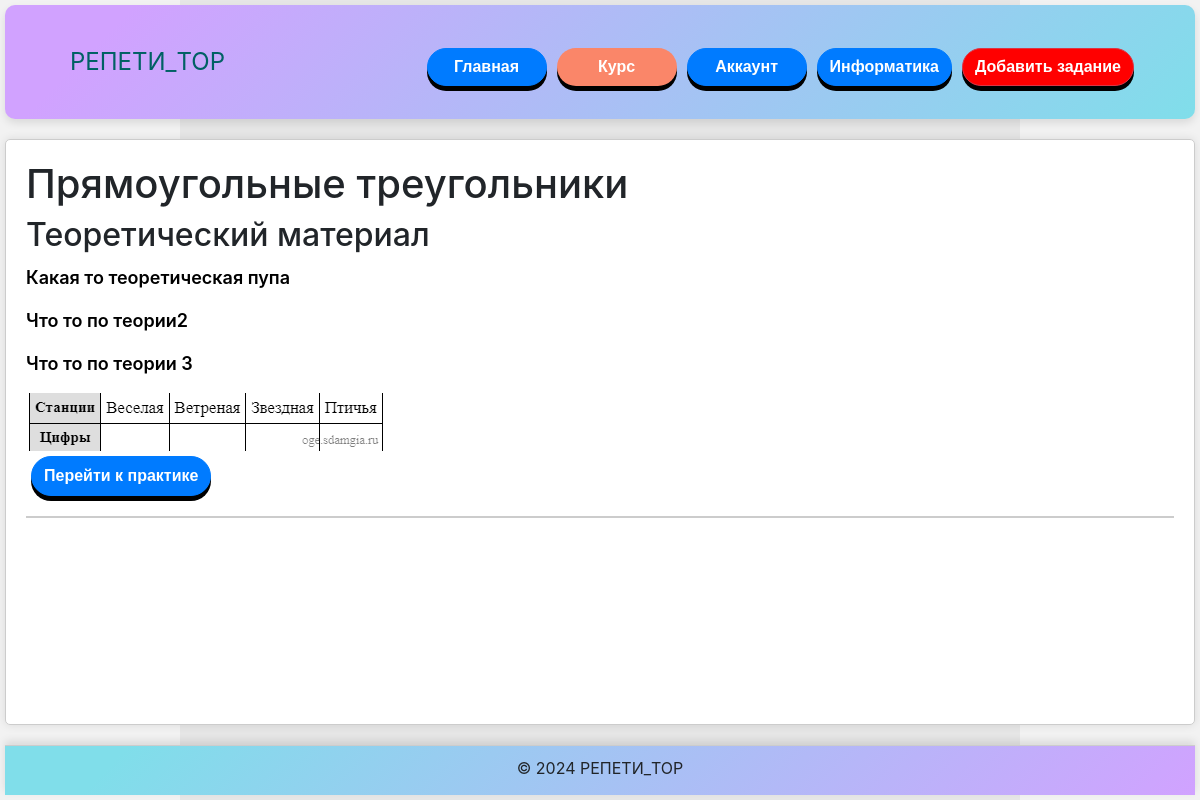
Page /tasks/4/ (signed in) on the committed database.
### tasks/models.py (models this page shows, shortened)
class Course(models.Model):
    title = models.CharField(max_length=200)
    required_status = models.ForeignKey(Status, on_delete=models.CASCADE, related_name='courses', null=True, blank=True)
    grade = models.CharField(max_length=10, default='6class')

class Task(models.Model):
    course = models.ForeignKey(Course, related_name='tasks', on_delete=models.CASCADE)
    description = models.TextField(blank=True, null=True)
    correct_answer = models.CharField(max_length=200, blank=True, null=True)
    image = models.ImageField(upload_to='task_images/', blank=True, null=True)
    video = models.FileField(upload_to='task_videos/', blank=True, null=True)
    is_theory = models.BooleanField(default=False)
    expl = models.TextField(blank=True, null=True)
    expl_img = models.ImageField(upload_to='task_images/', blank=True, null=True)
    expl_video = models.FileField(upload_to='task_videos/', blank=True, null=True)
    file = models.FileField(upload_to='task_videos/', blank=True, null=True)
    file_link_text = models.CharField(max_length=255, blank=True, null=True)

### tasks/views.py (the view, shortened to what this page needs)
# urls.py: path('<int:course_id>/', views.task_detail, name='task_detail'),
@login_required
def task_detail(request, course_id):
    course = get_object_or_404(Course, id=course_id)
    theoretical_tasks = course.tasks.filter(is_theory=True)
    practical_tasks = course.tasks.filter(is_theory=False)
    return render(request, 'tasks/task_detail.html', {
        'course': course,
        'theoretical_tasks': theoretical_tasks,
        'practical_tasks': practical_tasks,
        'show_practical_tasks': 'proceed_to_practice' in request.POST,
    })

### tasks/templates/tasks/task_detail.html (shortened to what this page needs)
{% load static %}
<!DOCTYPE html>
<html lang="en">
<head>
    <link rel="stylesheet" href="https://maxcdn.bootstrapcdn.com/bootstrap/4.5.2/css/bootstrap.min.css">
    <link rel="stylesheet" type="text/css" href="{% static 'styles.css' %}">
</head>
<body>
    <div class="flex-container">
        <header class="animated-header">
            <div class="container flex-header">
                <div class="logo">
                    <a class="navbar-brand">РЕПЕТИ_TOP</a>
                </div>
                <nav class="navbar navbar-expand-md">
                    <div class="collapse navbar-collapse" id="navbarNav">
                        <ul class="navbar-nav ml-auto">
                            <li class="nav-item"><a href="{% url 'home' %}" class="btn btn-primary">Главная</a></li>
                            {% if user.is_authenticated %}
                            <li class="nav-item"><a href="{% url 'course_list' %}" class="btn btn-course">Курс</a></li>
                            <li class="nav-item"><a href="{% url 'account' %}" class="btn btn-primary">Аккаунт</a></li>
                            <li class="nav-item"><a href="{% url 'computer_science_tasks' %}" class="btn btn-primary">Информатика</a></li>
                            {% else %}
                            <li class="nav-item"><a href="{% url 'login' %}" class="btn btn-primary">Вход</a></li>
                            <li class="nav-item"><a href="{% url 'register' %}" class="btn btn-primary">Регистрация</a></li>
                            {% endif %}
                            {% if user.is_superuser %}
                            <li class="nav-item"><a href="{% url 'add_task' %}" class="btn btn-danger">Добавить задание</a></li>
                            {% endif %}
                        </ul>
                    </div>
                </nav>
            </div>
        </header>
        <aside>
            <div class="name-variant">
                <h1>{{ course.title }}</h1>
            </div>
            <form method="post">
                {% if theoretical_tasks and not show_practical_tasks %}
                    <h2>Теоретический материал</h2>
                    {% for task in theoretical_tasks %}
                        <div class="flex-task">
                            <div class="description">
                                <p>{{ task.description }}</p>
                            </div>
                            {% if task.image %}
                                <div class="image-view">
                                    <img src="{{ task.image.url }}" alt="Task Image" class="task-image">
                                </div>
                            {% endif %}
                        </div>
                    {% endfor %}
                    {% if practical_tasks %}<button type="submit" name="proceed_to_practice" class="btn btn-primary">Перейти к практике</button>
                    {% endif %}
                {% endif %}
            </form>
            <div class="separator"></div>
        </aside>
        <footer class="animated-footer">
            &copy; 2024 РЕПЕТИ_TOP
        </footer>
    </div>
</body>
</html>

### static/styles.css (style rules this page uses)
html, body { height: 100%; margin: 0; }
button { min-width: 120px; border-radius: 15px; min-height: 40px; background-color: aqua; align-content: center; }
.logo { display: flex; justify-content: center; }
.flex-header { display: flex; justify-content: space-between; width: 100%; height: 100%; }
.animated-header { background-color: #d1a2ff; background-image: linear-gradient(135deg, #d1a2ff 10%, #80DEEA 100%); border-radius: 10px; width: 100%; min-height: 80px; margin-bottom: 20px; padding: 20px; box-shadow: 0 4px 8px rgba(0, 0, 0, 0.1); transition: background-color 0.3s ease-in-out; }
.navbar-brand { padding-left: 25px; text-align: center; min-height: 50px; min-width: 100px; align-content: center; color: #006064; font-size: 24px; }
.flex-container { display: flex; flex-direction: column; min-height: 100vh; align-items: center; padding: 5px; }
footer.animated-footer { text-align: center; min-height: 50px; width: 100%; background-color: #d1a2ff; background-image: linear-gradient(135deg, #80DEEA 10%, #d1a2ff 100%); border-top: 1px solid #ccc; padding: 10px 0; box-shadow: 0 -4px 8px rgba(0, 0, 0, 0.1); transition: background-color 0.3s ease-in-out; margin-top: auto; }
ul { display: flex; flex-direction: row; flex-wrap: wrap; }
li { list-style: none; }
.btn-primary, .btn-danger, .btn-course { min-width: 120px; transition: all 0.3s cubic-bezier(.215,.61,.355,1); margin: 5px; color: white; display: flex; justify-content: center; align-items: center; box-shadow: 0 5px #000; border-radius: 50px; font-family: 'Poppins', sans-serif; font-weight: bold; }
.btn-primary { background-color: #007bff; }
.btn-danger { background-color: red; }
.btn-course { background-color: #fa8669; }
aside p { font-weight: 600; font-size: 18px; line-height: 1.5; color: #000000; margin-top: 10px; text-align: justify; }
.navbar-collapse { transition: height 0.3s ease; overflow: hidden; }
.navbar-nav { flex-direction: column; text-align: center; }
.navbar-nav .nav-item { margin-top: 10px; }
.separator { width: 100%; height: 2px; background-color: #ccc; margin: 20px 0; }
aside { flex: 1; width: 100%; max-width: 1200px; padding: 20px; background-color: #ffffff; border: 1px solid #ccc; border-radius: 5px; box-shadow: 0 0 10px rgba(0, 0, 0, 0.1); margin-bottom: 20px; }
.task-image { max-width: 100%; height: auto; }
@media (min-width:1024px) { li { text-align: left; } }

### rows in the picture
Course: title "Прямоугольные треугольники"
Task: description "Какая то теоретическая пупа"
Task: description "Что то по теории2"
Task: description "Что то по теории 3", image (picture)
